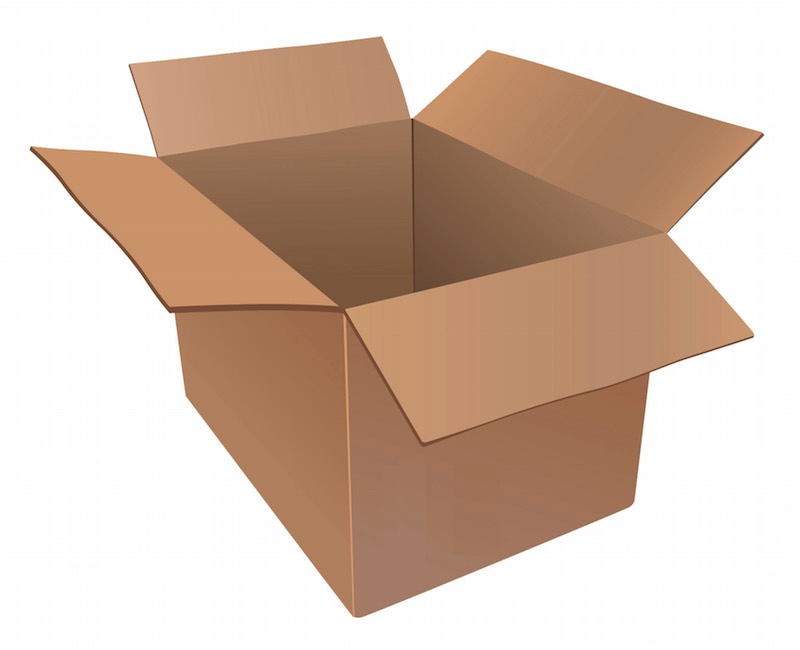
#> input picture DataScience/AnacondaProjects/images/box.png, 800 x 650 px
$ python opencv_detecting_corners_improved.py
#> lines starting #> are read from the running program, lines starting #| are printed output that depends on the picture; after the words box and inside, x2 and y2 are one past the last pixel; in counts of white or black regions, pixels touching at a corner belong together
import cv2
import numpy as np

img = cv2.imread('./images/box.png')
#> img is the input picture: shape (650, 800, 3); mean B, G, R 175.2, 190.6, 213
gray = cv2.cvtColor(img, cv2.COLOR_BGR2GRAY)
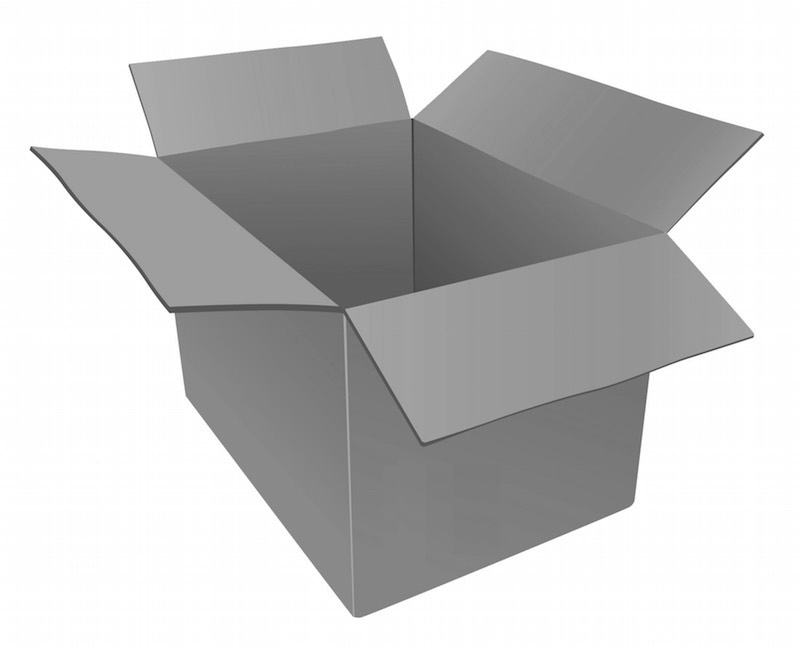
#> gray: shape (650, 800); min 20, max 255, mean 195.6

corners = cv2.goodFeaturesToTrack(gray, maxCorners=15, qualityLevel=0.05, minDistance=25)
#> corners = 13 rows, first 8: [31, 147], [762, 134], [752, 336], [155, 156], [173, 314], [129, 65], [410, 117], [650, 373]
corners = np.float32(corners)

for item in corners:
  x, y = item[0]
  cv2.circle(img, (x, y), 5, 255, -1)
#> this loop made 13 passes
#> (x, y) on passes 1 to 12: (31, 147), (762, 134), (752, 336), (155, 156), (173, 314), (129, 65), (410, 117), (650, 373), (667, 233), (381, 37), (346, 309), (487, 50)
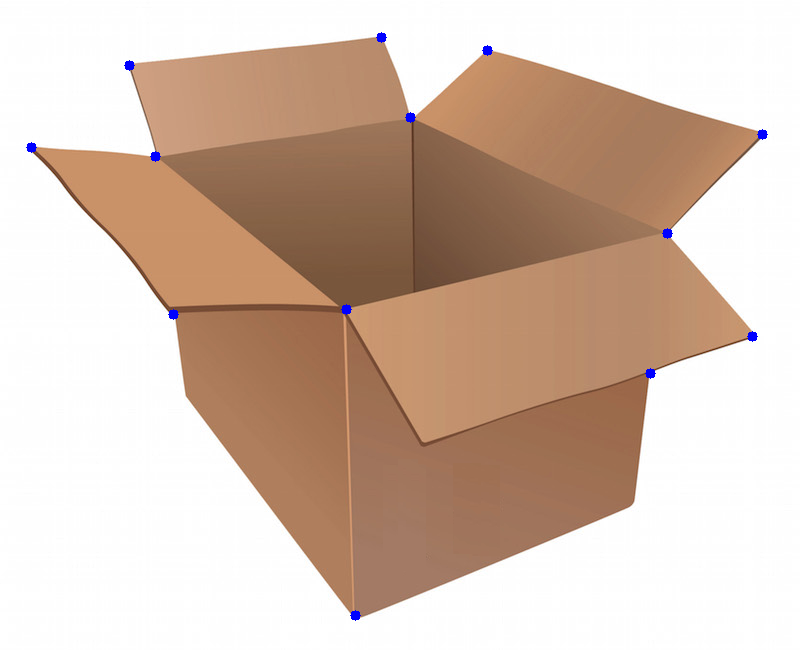
#> img: shape (650, 800, 3); 0.2% of pixels changed, all inside (x1, y1, x2, y2) = (26, 32, 768, 621)

cv2.imshow("Top 'k' features", img)
cv2.waitKey()
cv2.destroyAllWindows()

$ run again, with DataScience/AnacondaProjects/images/moustache.png copied over DataScience/AnacondaProjects/images/box.png
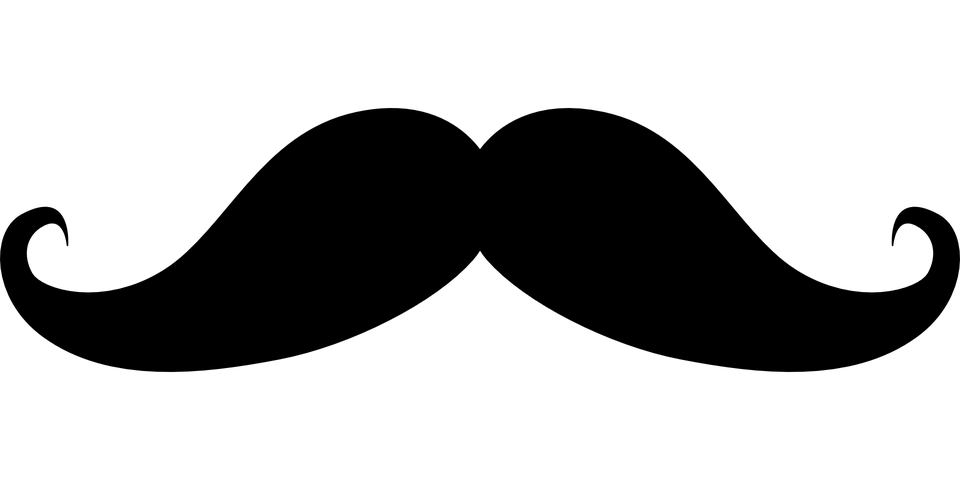
#> input picture DataScience/AnacondaProjects/images/moustache.png, 960 x 480 px
#> img is the input picture: shape (480, 960, 3); min 0, max 255, mean 176.9
#> corners = [[480, 251], [480, 147], [67, 245], [892, 245], [958, 270], [1, 270]]
#> the loop `for item in corners:` made 6 passes
#> after the loop `for item in corners:`:
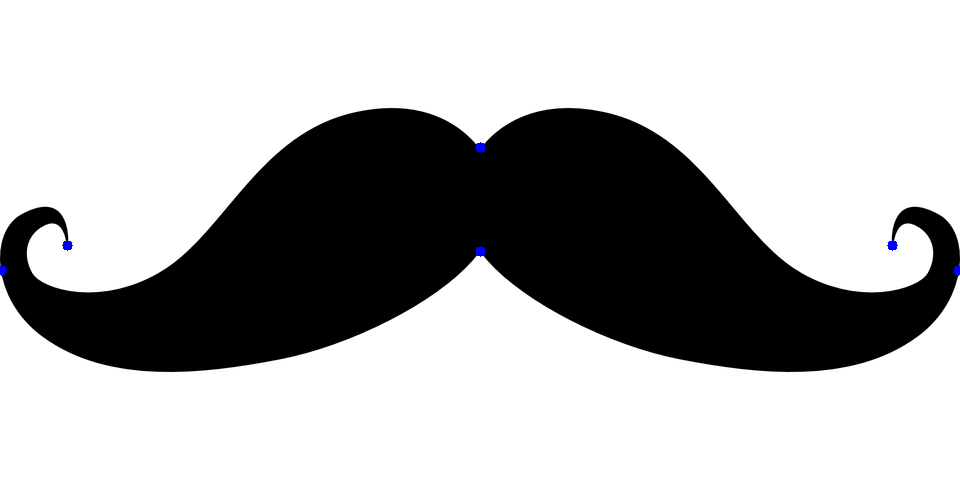
#> img: shape (480, 960, 3); 0.09% of pixels changed, all inside (x1, y1, x2, y2) = (0, 142, 960, 276)
